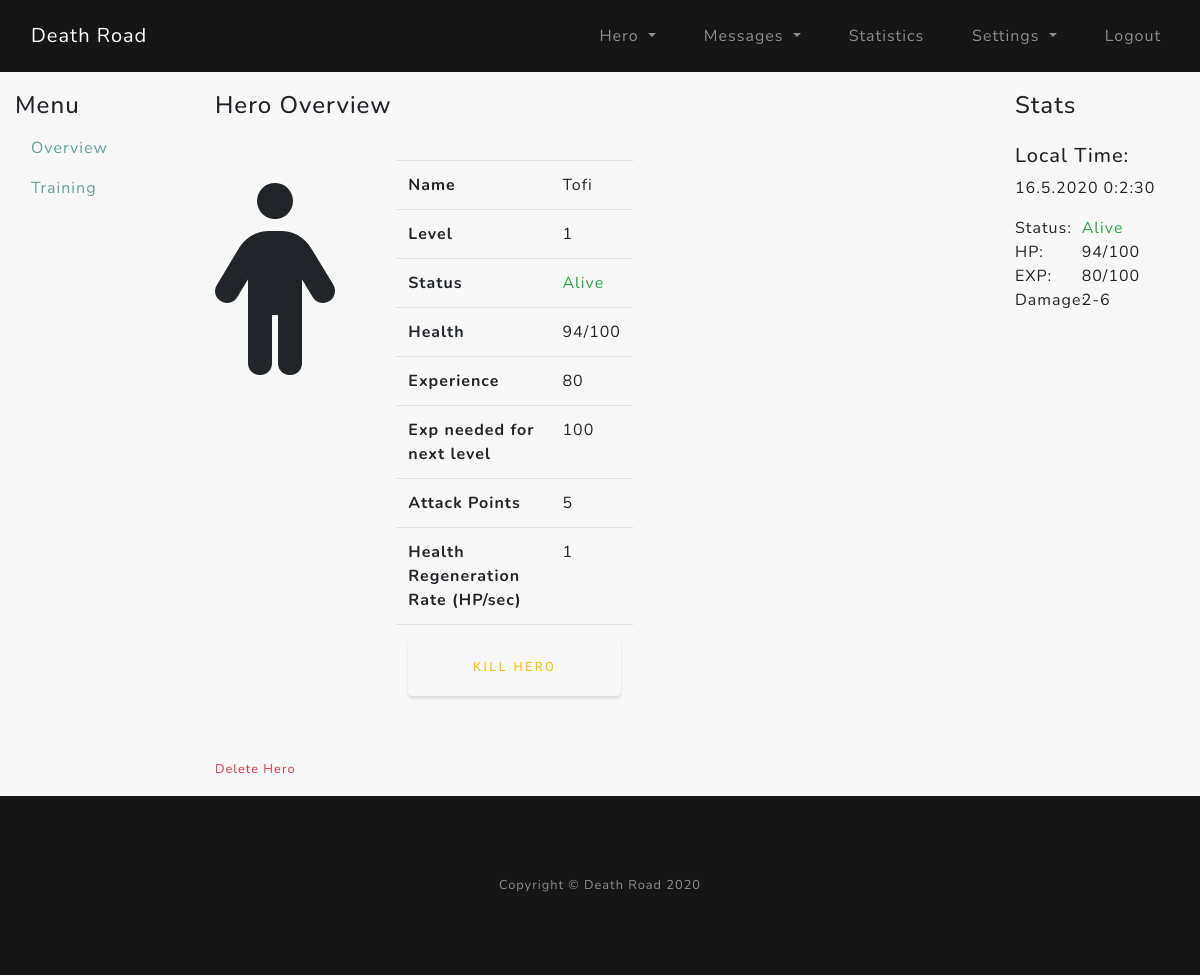
Before: /hero/overview (signed in) with the older database file.
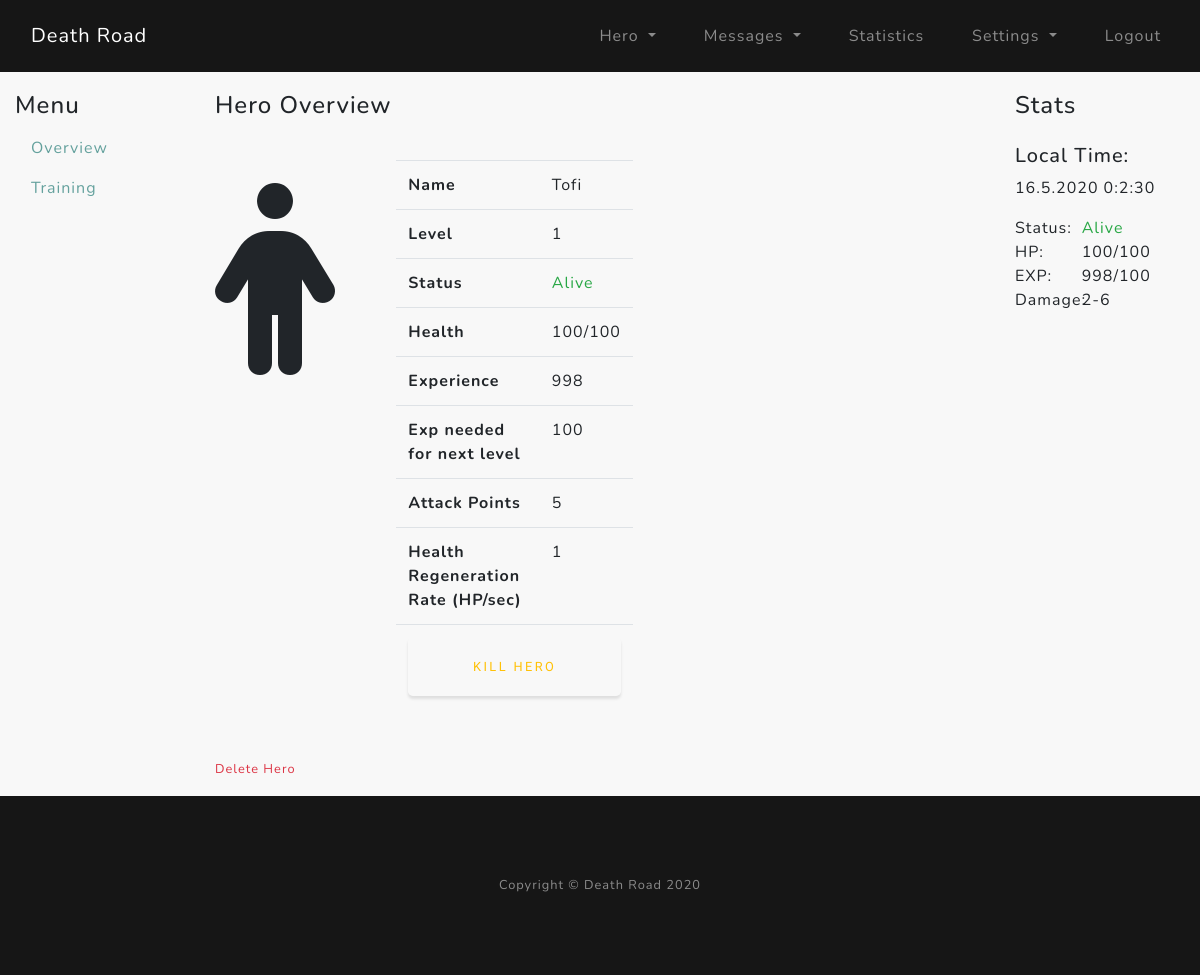
After: the same page with the newer database file.
### core/models.py (models this page shows)
class Hero(db.Model):
    __tablename__ = "hero"
    acc_id = Column(Integer, primary_key=True)  # hero id connected to account id
    name = Column(String(16), unique=True)  # name of the hero
    gender = Column(Boolean)  # 0 - male / 1 - female
    date_created = Column(DateTime)  # date created the hero
    level = Column(Integer)  # current level of the hero
    current_exp = Column(Integer)  # current experience of hero
    next_lvl_exp = Column(Integer)  # exp needed for next level
    hp = Column(Integer)  # current hero health HP
    hp_max = Column(Integer)  # current hero health HP
    hp_regen_rate = Column(Integer)  # hp regeneration per second
    hp_check_regen = Column(DateTime)  # used to calculate the regenerated hp over time
    alive = Column(Integer)  # Check if hero is Death (0), Reviving (1), Alive (2)
    death_check = Column(DateTime)  # Time when the hero was revived
    revive_time = Column(Integer)  # seconds needed to revive the hero after the revive button is pressed
    attack_point = Column(Integer)  # attack points needed to calculate damage

### core/hero/routes.py (the view)
@hero.route("/hero/", methods=["POST", "GET"])
@hero.route("/hero/overview", methods=["POST", "GET"])
@login_required
def hero_home():
    if acc_has_hero(current_user.id):
        return redirect(url_for("hero.hero_create"))
    get_unread_msgs = unread_msgs(current_user.username)
    hero = Hero.query.filter_by(acc_id=current_user.id).first()
    hp_regeneration(current_user.id)
    if hero.alive == 1:
        revive_hero(current_user.id)
    form = ReviveHeroForm()
    if form.h_kill.data and form.validate_on_submit():
        hero.hp = 0
        hero.alive = 0
        db.session.commit()
    if form.h_revive.data and form.validate_on_submit():
        hero.death_check = datetime.now()
        hero.alive = 1
        db.session.commit()
    reviving_time = hero.death_check + timedelta(seconds=hero.revive_time)
    return render_template("hero_home.html", hero=hero, form=form, get_unread_msgs=get_unread_msgs,
                           reviving_time=reviving_time)

### core/hero/forms.py
class ReviveHeroForm(FlaskForm):
    h_revive = SubmitField("Revive Hero")
    h_kill = SubmitField("Kill Hero")

### core/hero/utils.py (called while the page is built)
def acc_has_hero(current_acc_id):
    hero = Hero.query.filter_by(acc_id=current_acc_id).first()
    return False if hero else True

def deltatime(now, then):
    tdelta = now - then
    return tdelta.days * 24 * 3600 + tdelta.seconds

def hp_regeneration(current_acc_id):
    regen = Hero.query.filter_by(acc_id=current_acc_id).first()
    if regen.alive == 2 and regen.hp < regen.hp_max:
        time_passed = deltatime(datetime.now(), regen.hp_check_regen)
        if time_passed > 4:
            regen.hp += time_passed * regen.hp_regen_rate
            if regen.hp > regen.hp_max:
                regen.hp = regen.hp_max
            regen.hp_check_regen = datetime.now()
            db.session.commit()

### core/models.py (called while the page is built)
@login_manager.user_loader
def load_user(user_id):
    return User.query.get(int(user_id))

### core/utils/unread_msgs.py (called while the page is built)
def unread_msgs(current_acc_uname):
    gum = Messages.query.filter_by(recipient=current_acc_uname, del_in=False, seen=False).count()
    return gum

### core/templates/hero_home.html (shortened to what this page needs)
{% extends "hero_layout.html" %}
{% block hero_main %}
<div class="col-lg-8">
    <h4>Hero Overview</h4>
    <div class="row pt-3">
        <div class="col-md-2 text-center" style="font-size: 12rem;">
        {% if hero.gender == False %}
            <i class="fas fa-male"></i>
        {% else %}
            <i class="fas fa-female"></i>
        {% endif %}
        </div>
        <div class="col-md-4 py-3">
            <table class="table table-hover ml-5">
                <tbody>
                    <tr>
                        <th scope="row">Name</th>
                        <td>{{ hero.name }}</td>
                    </tr>
                    <tr>
                        <th scope="row">Level</th>
                        <td>{{ hero.level }}</td>
                    </tr>
                    <tr>
                        <th scope="row">Status</th>
                        {% if hero.alive == 2 %}
                        <td class="text-success">Alive</td>
                        {% elif hero.alive == 1 %}
                        <td class="text-warning">Reviving</td>
                        {% else %}
                        <td class="text-danger">Dead</td>
                        {% endif %}
                    </tr>
                    <tr>
                        <th scope="row">Health</th>
                        <td>{{ hero.hp }}/{{ hero.hp_max }}</td>
                    </tr>
                    <tr>
                        <th scope="row">Experience</th>
                        <td>{{ hero.current_exp }}</td>
                    </tr>
                    <tr>
                        <th scope="row">Exp needed for next level</th>
                        <td>{{ hero.next_lvl_exp }}</td>
                    </tr>
                    <tr>
                        <th scope="row">Attack Points</th>
                        <td>{{ hero.attack_point }}</td>
                    </tr>
                    <tr>
                        <th scope="row">Health Regeneration Rate (HP/sec)</th>
                        <td>{{ hero.hp_regen_rate }}</td>
                    </tr>
                    <tr>
                        <td colspan="2">
                            <form method="post">
                                {% if hero.alive == 2 %}
                                {{ form.h_kill(class="btn btn-outline-warning btn-lg btn-block") }}
                                {% elif hero.alive == 0 %}
                                {{ form.h_revive(class="btn btn-outline-success btn-lg btn-block") }}
                                {% endif %}
                            </form>
                        </td>
                    </tr>
                </tbody>
            </table>
        </div>
    </div>
    <div class="row pt-3">
        <div class="col">
            <a href="/delete" class="text-danger small" role="button" data-toggle="modal" data-target="#deleteHeroModal">Delete Hero</a>
        </div>
    </div>
</div>
{% include "hero_stats.html" %}
{% endblock %}

### core/templates/hero_layout.html
{% extends "layout.html" %}
{% block content %}
<section class="hero_home-section">
    <div class="container py-3">
        <div class="row">
            <div class="col-md-2 d-none d-lg-block">
                <h4>Menu</h4>
                <ul class="nav flex-column">
                    <li class="nav-item">
                        <a class="nav-link" href="{{ url_for('hero.hero_home') }}">Overview</a>
                        <a class="nav-link" href="{{ url_for('hero.hero_training') }}">Training</a>
                    </li>
                </ul>
            </div>
            {% block hero_main %}{% endblock %}
        </div>
    </div>
</section>
{% endblock %}

### core/templates/layout.html (shortened to what this page needs)
<!DOCTYPE html>
<html lang="en">
<head>
    <link rel="stylesheet" href="https://stackpath.bootstrapcdn.com/bootstrap/4.4.1/css/bootstrap.min.css">
    <link href="https://cdnjs.cloudflare.com/ajax/libs/normalize/8.0.1/normalize.css" rel="stylesheet" type="text/css">
    <link href="{{ url_for('static', filename='custom-style.css') }}" rel="stylesheet" type="text/css">
</head>
<body id="page-top">
    <nav class="navbar navbar-expand-md navbar-dark bg-black fixed-top py-3" id="mainNav">
        <div class="container">
            <a class="navbar-brand js-scroll-trigger" href="{{ url_for('main.home') }}">Death Road</a>
            <div class="collapse navbar-collapse" id="navbarResponsive">
                <ul class="navbar-nav ml-auto">
                    {% if current_user.is_authenticated %}
                        <li class="nav-item dropdown">
                            <a class="nav-link dropdown-toggle" href="#" id="heroDropdown" role="button" data-toggle="dropdown" aria-haspopup="true" aria-expanded="false">
                                Hero
                            </a>
                        </li>
                        <li class="nav-item dropdown">
                            <a class="nav-link dropdown-toggle" href="#" id="messagesDropdown" role="button" data-toggle="dropdown" aria-haspopup="true" aria-expanded="false">
                                Messages {% if get_unread_msgs > 0 %}({{ get_unread_msgs }}){% endif %}
                            </a>
                        </li>
                        <li class="nav-item">
                            <a class="nav-link js-scroll-trigger" href="{{ url_for('stats.statistics') }}">Statistics</a>
                        </li>
                        <li class="nav-item dropdown">
                            <a class="nav-link dropdown-toggle" href="#" id="settingsDropdown" role="button" data-toggle="dropdown" aria-haspopup="true" aria-expanded="false">
                                Settings
                            </a>
                        </li>
                        <li class="nav-item">
                            <a class="nav-link js-scroll-trigger" href="{{ url_for('users.logout') }}">Logout</a>
                        </li>
                    {% endif %}
                </ul>
            </div>
        </div>
    </nav>
    {% block content %}{% endblock %}
    <footer class="bg-black small text-center text-white-50">
        <div class="container">
            Copyright &copy; Death Road 2020
        </div>
    </footer>
</body>
</html>

### core/templates/hero_stats.html (shortened to what this page needs)
<div class="col-lg-2 order-first order-lg-2">
    <h4>Stats</h4>
    <div class="row py-3">
        <div class="col">
            <h5>Local Time:</h5>
            <div id="timeNow"></div>
        </div>
    </div>
    <div class="row">
        <div class="col-4">Status:</div>
        {% if hero.alive == 2 %}
        <div class="col-8 text-success">Alive</div>
        {% elif hero.alive == 1 %}
        <div class="col-8 text-warning">Reviving</div>
        {% else %}
        <div class="col-8 text-danger">Dead</div>
        {% endif %}
    </div>
    <div class="row">
        <div class="col-4">HP:</div>
        <div class="col-8">{{ hero.hp }}/{{ hero.hp_max }}</div>
    </div>
    <div class="row">
        <div class="col-4">EXP:</div>
        <div class="col-8">{{ hero.current_exp }}/{{ hero.next_lvl_exp }}</div>
    </div>
    <div class="row">
        <div class="col-4">Damage:</div>
        <div class="col-8">{{ (hero.attack_point * 0.5)|round|int }}-{{ (hero.attack_point * 1.26)|round|int }}</div>
    </div>
</div>

### core/static/custom-style.css (style rules this page uses)
html, body { scroll-behavior: smooth; }
body { font-family: 'Nunito'; letter-spacing: 0.0625em; background-color: #f8f8f8; }
a { color: #64a19d; }
.bg-black { background-color: #161616 !important; }
@media (min-width: 1000px) { .container { max-width: 1600px; } }
.navbar ul li { margin-left: 32px; }
.btn { box-shadow: 0 0.1875rem 0.1875rem 0 rgba(0, 0, 0, 0.1) !important; padding: 1.25rem 2rem; font-family: 'Varela Round'; font-size: 80%; text-transform: uppercase; letter-spacing: .15rem; border: 0; }
footer { padding: 5rem 0; }
.hero_home-section { margin: 75px 0 0 0; }

Changed rows visible on the page:
changed Hero "Tofi": hp "94" → "100"; current_exp "80" → "998"
